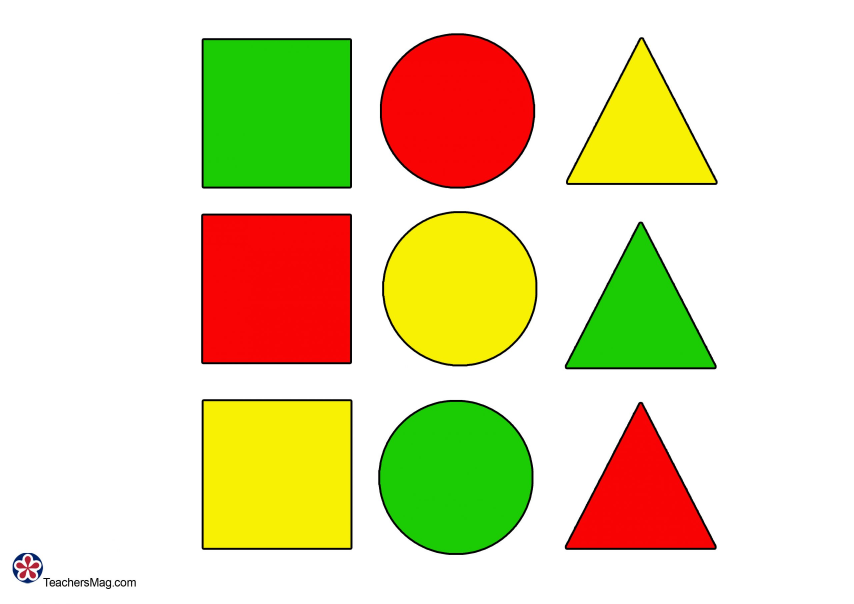
#> input picture DL/opencv/resources/shapes.png, 2560 x 1810 px (shown at 1/3 size)
$ python 20.py
#> lines starting #> are read from the running program, lines starting #| are printed output that depends on the picture; after the words box and inside, x2 and y2 are one past the last pixel; in counts of white or black regions, pixels touching at a corner belong together
import cv2 as cv
import numpy as np

path = "resources/shapes.png"
img = cv.imread(path)
#> img is the input picture: shape (1810, 2560, 3); mean B, G, R 176.5, 219.1, 226.6


def stackImages(scale, imgArray):
    rows = len(imgArray)
    cols = len(imgArray[0])
    rowsAvailable = isinstance(imgArray[0], list)
    width = imgArray[0][0].shape[1]
    height = imgArray[0][0].shape[0]
    if rowsAvailable:
        for x in range(0, rows):
            for y in range(0, cols):
                if imgArray[x][y].shape[:2] == imgArray[0][0].shape[:2]:
                    imgArray[x][y] = cv.resize(
                        imgArray[x][y], (0, 0), None, scale, scale
                    )
                else:
                    imgArray[x][y] = cv.resize(
                        imgArray[x][y],
                        (imgArray[0][0].shape[1], imgArray[0][0].shape[0]),
                        None,
                        scale,
                        scale,
                    )
                if len(imgArray[x][y].shape) == 2:
                    imgArray[x][y] = cv.cvtColor(imgArray[x][y], cv.COLOR_GRAY2BGR)
        imageBlank = np.zeros((height, width, 3), np.uint8)
        hor = [imageBlank] * rows
        hor_con = [imageBlank] * rows
        for x in range(0, rows):
            hor[x] = np.hstack(imgArray[x])
        ver = np.vstack(hor)
    else:
        for x in range(0, rows):
            if imgArray[x].shape[:2] == imgArray[0].shape[:2]:
                imgArray[x] = cv.resize(imgArray[x], (0, 0), None, scale, scale)
            else:
                imgArray[x] = cv.resize(
                    imgArray[x],
                    (imgArray[0].shape[1], imgArray[0].shape[0]),
                    None,
                    scale,
                    scale,
                )
            if len(imgArray[x].shape) == 2:
                imgArray[x] = cv.cvtColor(imgArray[x], cv.COLOR_GRAY2BGR)
        hor = np.hstack(imgArray)
        ver = hor
    return ver


imgResize = cv.resize(img, (640, 480))
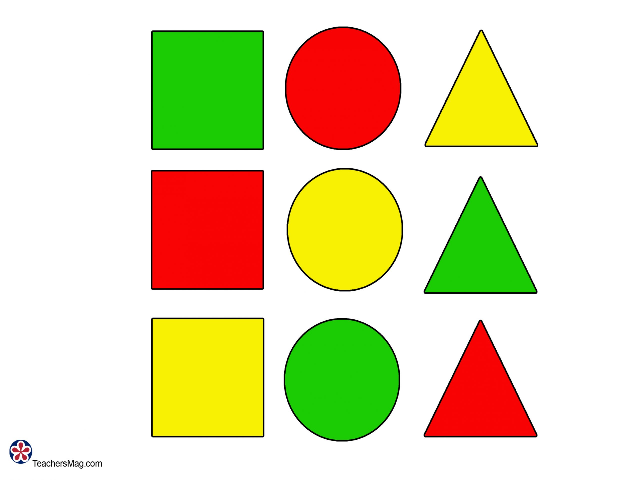
#> imgResize: shape (480, 640, 3); mean B, G, R 176.5, 219.1, 226.6
imgGray = cv.cvtColor(imgResize, cv.COLOR_BGR2GRAY)
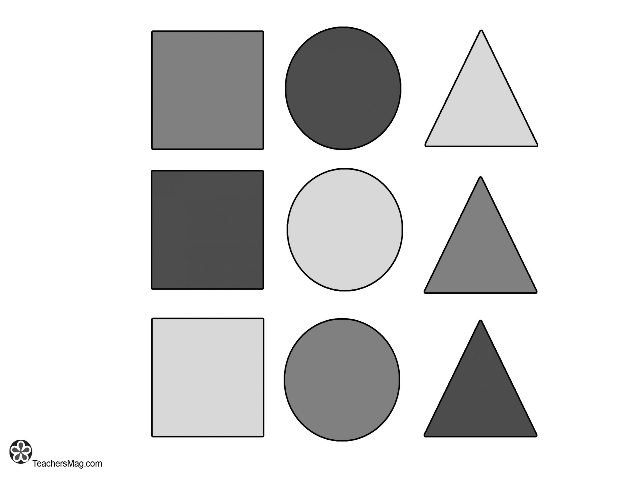
#> imgGray: shape (480, 640); min 0, max 255, mean 216.5
imgBlur = cv.GaussianBlur(imgGray, (5, 5), 1)
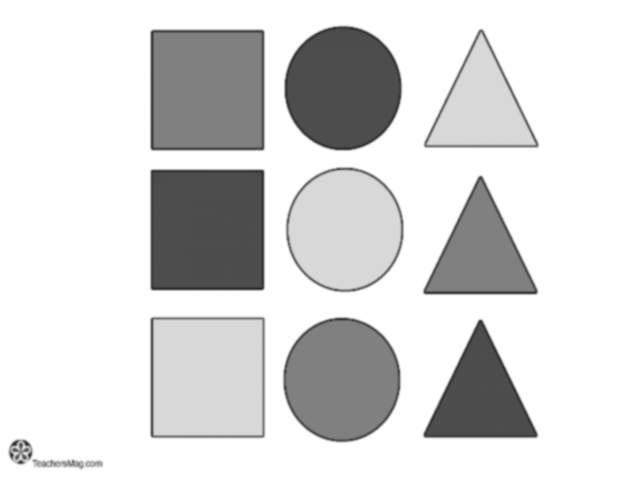
#> imgBlur: shape (480, 640); min 44, max 255, mean 216.5
imgCanny = cv.Canny(imgBlur, 50, 50)
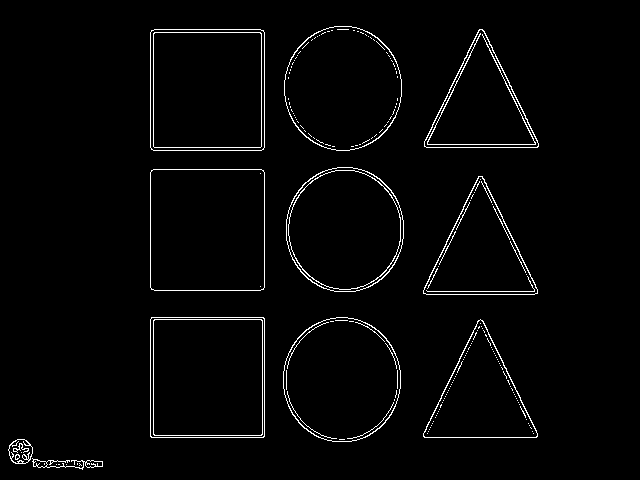
#> imgCanny: shape (480, 640); 2.3% white in thin lines or dots, all inside (x1, y1, x2, y2) = (8, 26, 539, 470)


while True:
    # cv.imshow("Gray", imgGray)
    # cv.imshow("OG", imgResize)
    # cv.imshow("Blur", imgGray)
    StackedImages = stackImages(0.6, ([imgResize, imgGray, imgBlur]))
#> in stackImages, `rows = len(imgArray)`: rows = 3
#> in stackImages, `cols = len(imgArray[0])`: cols = 480
#> in stackImages, `rowsAvailable = isinstance(imgArray[0], list)`: rowsAvailable = False
#> after the loop in stackImages, `for x in range(0, rows):`: imgArray = 3 items
#> in stackImages, `hor = np.hstack(imgArray)`:
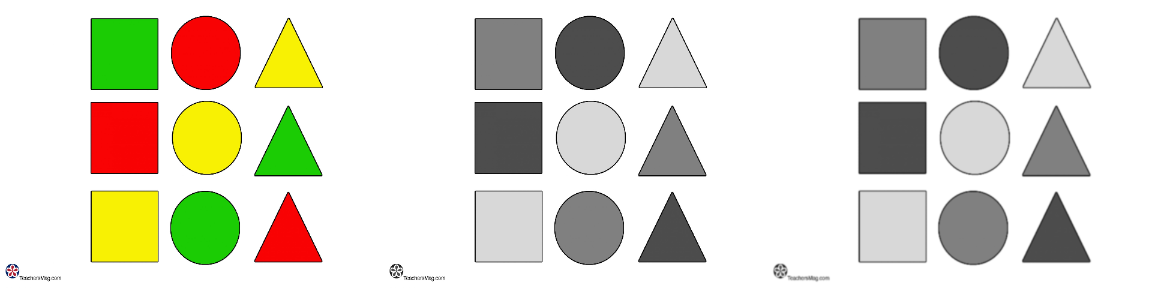
#> hor: shape (288, 1152, 3); mean of channels 0, 1, 2 203.3, 217.5, 220; drawn as B, G, R
    cv.imshow("Stack", StackedImages)
    if cv.waitKey(1) & 0xFF == ord("q"):
#> (key q is pressed here)
        break
